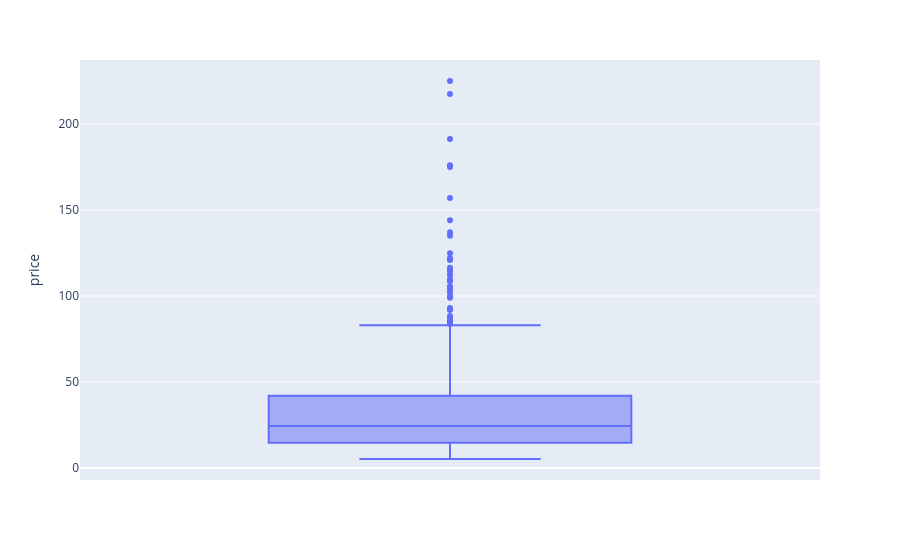

The code cell stored with this chart in its notebook:
### Code cell
#Autre méthode avec plotly express (les prix négatifs ont été exclus à l'étape 2.1.1.2)
px.box(df_merge, y="price")

### Figure 1 — Plotly figure (JSON) as saved in the notebook; plotly's stock layout.template omitted (floating-point values rounded to 4 significant figures; data arrays with more than 128 entries replaced by an {"elided": "..."} marker saying what was removed)
{"data": [{"alignmentgroup": "True", "hovertemplate": "price=%{y}<extra></extra>", "legendgroup": "", "marker": {"color": "#636efa"}, "name": "", "notched": false, "offsetgroup": "", "orientation": "v", "showlegend": false, "type": "box", "x0": " ", "xaxis": "x", "y": {"elided": "825 float values"}, "y0": " ", "yaxis": "y"}], "layout": {"boxmode": "group", "legend": {"tracegroupgap": 0}, "margin": {"t": 60}, "xaxis": {"anchor": "y", "domain": [0.0, 1.0]}, "yaxis": {"anchor": "x", "domain": [0.0, 1.0], "title": {"text": "price"}}}}
